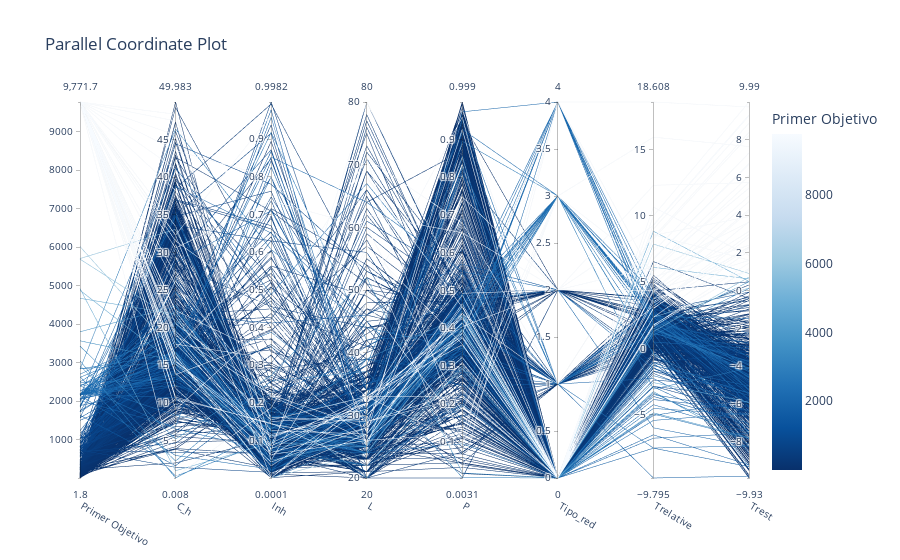

Notebook code cell kept with this figure:
### Code cell
target = lambda trial: trial.values[0]  # Primer objetivo a visualizar

# Ahora puedes graficar el gráfico de coordenadas paralelas
vis.plot_parallel_coordinate(study, target_name='Primer Objetivo')

### Figure 1 — Plotly figure (JSON) as saved in the notebook; plotly's stock layout.template omitted (floating-point values rounded to 4 significant figures; data arrays with more than 128 entries replaced by an {"elided": "..."} marker saying what was removed)
{"data": [{"dimensions": [{"label": "Primer Objetivo", "range": [1.801, 9772.0], "values": {"elided": "1000 float values"}}, {"label": "C_h", "range": [0.008437, 49.98], "values": {"elided": "1000 float values"}}, {"label": "Inh", "range": [0.0001062, 0.9982], "values": {"elided": "1000 float values"}}, {"label": "L", "range": [20, 80], "values": {"elided": "1000 int values"}}, {"label": "P", "range": [0.003143, 0.999], "values": {"elided": "1000 float values"}}, {"label": "Tipo_red", "range": [0, 4], "values": {"elided": "1000 int values"}}, {"label": "Trelative", "range": [-9.795, 18.61], "values": {"elided": "1000 float values"}}, {"label": "Trest", "range": [-9.93, 9.99], "values": {"elided": "1000 float values"}}], "labelangle": 30, "labelside": "bottom", "line": {"color": {"elided": "1000 float values"}, "colorbar": {"title": {"text": "Primer Objetivo"}}, "colorscale": [[0, "rgb(247,251,255)"], [0.125, "rgb(222,235,247)"], [0.25, "rgb(198,219,239)"], [0.375, "rgb(158,202,225)"], [0.5, "rgb(107,174,214)"], [0.625, "rgb(66,146,198)"], [0.75, "rgb(33,113,181)"], [0.875, "rgb(8,81,156)"], [1, "rgb(8,48,107)"]], "reversescale": true, "showscale": true}, "type": "parcoords"}], "layout": {"title": {"text": "Parallel Coordinate Plot"}}}
